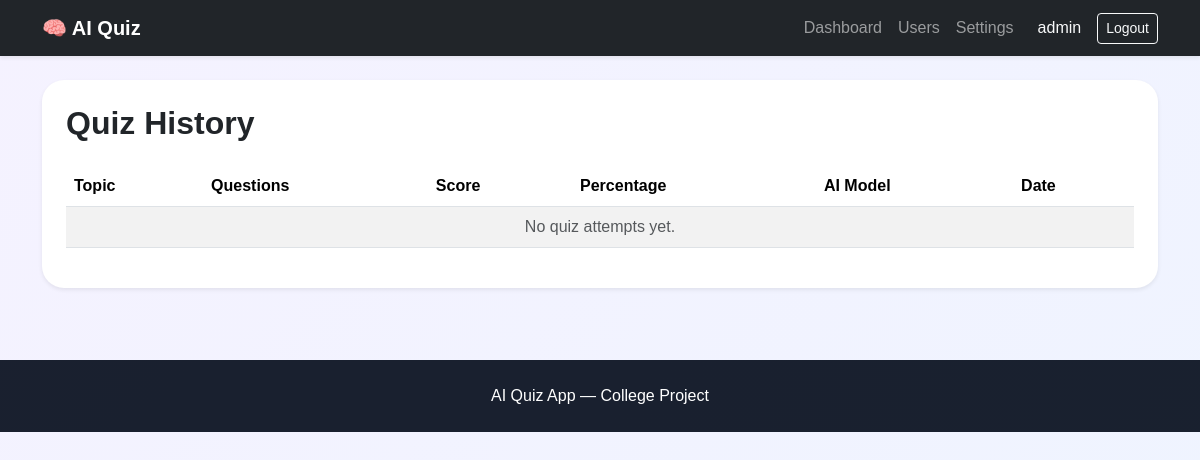
The app's page /quiz/history (signed in), older data.
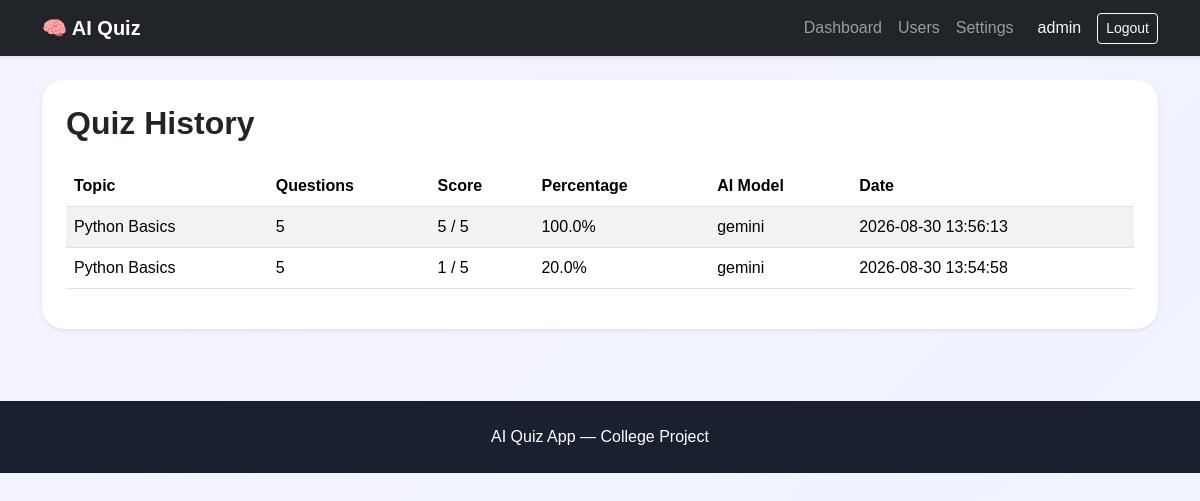
The same page, newer data.
### tables this page shows
CREATE TABLE users (
    id INTEGER PRIMARY KEY AUTOINCREMENT,
    username TEXT NOT NULL UNIQUE,
    email TEXT,
    password_hash TEXT NOT NULL,
    role TEXT NOT NULL DEFAULT 'user' CHECK(role IN ('admin', 'user')),
    created_at TEXT NOT NULL DEFAULT CURRENT_TIMESTAMP,
    is_active INTEGER NOT NULL DEFAULT 1
);

CREATE TABLE quiz_attempts (
    id INTEGER PRIMARY KEY AUTOINCREMENT,
    user_id INTEGER NOT NULL,
    topic TEXT NOT NULL,
    num_questions INTEGER NOT NULL,
    score INTEGER NOT NULL,
    total INTEGER NOT NULL,
    ai_model_used TEXT,
    taken_at TEXT NOT NULL DEFAULT CURRENT_TIMESTAMP,
    FOREIGN KEY (user_id) REFERENCES users(id)
);

### routes/quiz.py (the view)
@quiz_bp.route("/history")
@login_required
def history():
    attempts = QuizAttempt.get_attempts_by_user(current_user.id)
    for attempt in attempts:
        attempt["percentage"] = round((attempt["score"] / attempt["total"]) * 100, 2) if attempt["total"] else 0
    return render_template("quiz/history.html", attempts=attempts)

### app.py (called while the page is built)
@login_manager.user_loader
def load_user(user_id):
    return User.get_by_id(user_id)

### models/db.py (called while the page is built)
def get_db():
    if "db" not in g:
        conn = sqlite3.connect(DB_PATH)
        conn.row_factory = sqlite3.Row
        g.db = conn
    return g.db

### models/quiz.py (called while the page is built)
    @staticmethod
    def get_attempts_by_user(user_id):
        db = get_db()
        rows = db.execute(
            "SELECT * FROM quiz_attempts WHERE user_id = ? ORDER BY taken_at DESC",
            (user_id,),
        ).fetchall()
        return [dict(r) for r in rows]

### models/user.py (called while the page is built)
    @property
    def is_authenticated(self):
        return True

    @staticmethod
    def get_by_id(user_id):
        db = get_db()
        row = db.execute(
            "SELECT * FROM users WHERE id = ?",
            (user_id,),
        ).fetchone()
        if not row:
            return None
        return User(**dict(row))

### templates/quiz/history.html (shortened to what this page needs)
{% extends 'base.html' %}
{% block content %}
<div class="card shadow-sm border-0 quiz-card p-4">
  <h2 class="fw-bold mb-4">Quiz History</h2>
  <div class="table-responsive">
    <table class="table table-striped align-middle">
      <thead>
        <tr>
          <th>Topic</th>
          <th>Questions</th>
          <th>Score</th>
          <th>Percentage</th>
          <th>AI Model</th>
          <th>Date</th>
        </tr>
      </thead>
      <tbody>
        {% if attempts %}
          {% for attempt in attempts %}
            <tr>
              <td>{{ attempt.topic }}</td>
              <td>{{ attempt.num_questions }}</td>
              <td>{{ attempt.score }} / {{ attempt.total }}</td>
              <td>{{ attempt.percentage }}%</td>
              <td>{{ attempt.ai_model_used or 'gemini' }}</td>
              <td>{{ attempt.taken_at }}</td>
            </tr>
          {% endfor %}
        {% else %}
          <tr>
            <td colspan="6" class="text-center text-muted">No quiz attempts yet.</td>
          </tr>
        {% endif %}
      </tbody>
    </table>
  </div>
</div>
{% endblock %}

### templates/base.html (shortened to what this page needs)
<!doctype html>
<html lang="en">
  <head>
    <link href="https://cdn.jsdelivr.net/npm/bootstrap@5.3.3/dist/css/bootstrap.min.css" rel="stylesheet">
    <link rel="stylesheet" href="{{ url_for('static', filename='css/style.css') }}">
  </head>
  <body>
    <nav class="navbar navbar-expand-lg navbar-dark bg-dark shadow-sm">
      <div class="container">
        <a class="navbar-brand fw-bold" href="{{ url_for('index') }}">🧠 AI Quiz</a>
        <div class="collapse navbar-collapse" id="mainNav">
          <ul class="navbar-nav ms-auto align-items-lg-center">
            {% if current_user.is_authenticated %}
              {% if current_user.role == 'admin' %}
                <li class="nav-item"><a class="nav-link" href="{{ url_for('admin.dashboard') }}">Dashboard</a></li>
                <li class="nav-item"><a class="nav-link" href="{{ url_for('admin.users') }}">Users</a></li>
                <li class="nav-item"><a class="nav-link" href="{{ url_for('admin.settings') }}">Settings</a></li>
              {% else %}
                <li class="nav-item"><a class="nav-link" href="{{ url_for('quiz.home') }}">Home</a></li>
                <li class="nav-item"><a class="nav-link" href="{{ url_for('quiz.setup') }}">Take Quiz</a></li>
                <li class="nav-item"><a class="nav-link" href="{{ url_for('quiz.history') }}">History</a></li>
              {% endif %}
              <li class="nav-item ms-lg-3">
                <span class="navbar-text text-light me-3">{{ current_user.username }}</span>
              </li>
              <li class="nav-item">
                <a class="btn btn-outline-light btn-sm" href="{{ url_for('auth.logout') }}">Logout</a>
              </li>
            {% else %}
              <li class="nav-item"><a class="nav-link" href="{{ url_for('auth.login') }}">Login</a></li>
              <li class="nav-item"><a class="nav-link" href="{{ url_for('auth.register') }}">Register</a></li>
            {% endif %}
          </ul>
        </div>
      </div>
    </nav>
    <main class="container py-4">
      {% block content %}{% endblock %}
    </main>
    <footer class="text-center py-4 mt-5 text-muted footer-bar">
      <div class="container">AI Quiz App — College Project</div>
    </footer>
  </body>
</html>

### static/css/style.css (style rules this page uses)
:root { --primary: #6d5efc; --primary-dark: #4d3ef0; --secondary: #f3f4f8; --bg-light: #f7f7fb; --success: #1dbf73; --danger: #e74c3c; --text: #1f2937; --portal-bg: #ecf4ff; --portal-card: rgba(255,255,255,0.9); --portal-line: #dde7ff; --portal-soft: #f4f7ff; }
body { background: linear-gradient(135deg, #f5f2ff, #eef4ff); color: var(--text); min-height: 100vh; font-family: Arial, sans-serif; }
.quiz-card { border-radius: 22px; }
.footer-bar { background: rgba(17, 24, 39, 0.96); color: #fff !important; }

Row changes from the older to the newer data that the page shows:
added quiz_attempts: topic "Python Basics", num_questions "5", score "5", total "5", percentage "100.0", ai_model_used "gemini", taken_at "2026-08-30 13:56:13"
added quiz_attempts: topic "Python Basics", num_questions "5", score "1", total "5", percentage "20.0", ai_model_used "gemini", taken_at "2026-08-30 13:54:58"
Text that changed along with them:
text no longer shown: "No quiz attempts yet."
